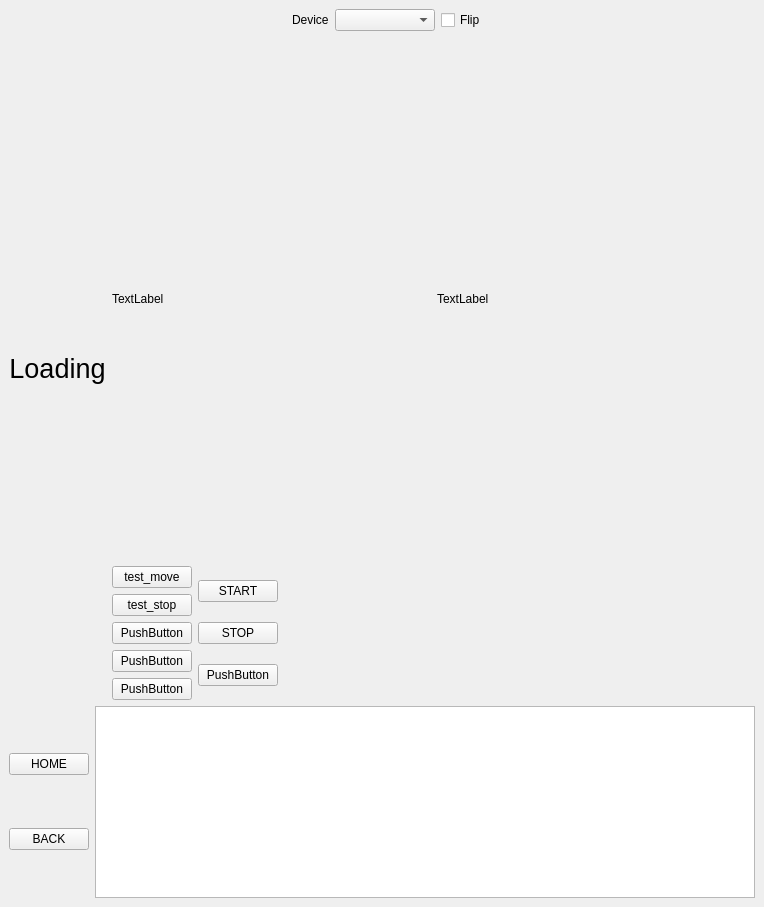
<?xml version="1.0" encoding="UTF-8"?>
<ui version="4.0">
 <class>MainWindow</class>
 <widget class="QMainWindow" name="MainWindow">
  <property name="geometry">
   <rect>
    <x>0</x>
    <y>0</y>
    <width>764</width>
    <height>907</height>
   </rect>
  </property>
  <property name="windowTitle">
   <string>MainWindow</string>
  </property>
  <widget class="QWidget" name="centralwidget">
   <layout class="QHBoxLayout" name="horizontalLayout_3">
    <item>
     <layout class="QVBoxLayout" name="verticalLayout" stretch="0,100,0">
      <property name="sizeConstraint">
       <enum>QLayout::SetFixedSize</enum>
      </property>
      <item>
       <layout class="QHBoxLayout" name="horizontalLayout_4" stretch="0,0,0,0,0,0">
        <item>
         <widget class="QLabel" name="label_fps">
          <property name="text">
           <string/>
          </property>
         </widget>
        </item>
        <item>
         <spacer name="horizontalSpacer_3">
          <property name="orientation">
           <enum>Qt::Horizontal</enum>
          </property>
          <property name="sizeHint" stdset="0">
           <size>
            <width>40</width>
            <height>20</height>
           </size>
          </property>
         </spacer>
        </item>
        <item>
         <widget class="QLabel" name="label_2">
          <property name="text">
           <string>Device</string>
          </property>
         </widget>
        </item>
        <item>
         <widget class="QComboBox" name="combo_device">
          <property name="minimumSize">
           <size>
            <width>100</width>
            <height>0</height>
           </size>
          </property>
         </widget>
        </item>
        <item>
         <widget class="QCheckBox" name="flip">
          <property name="text">
           <string>Flip</string>
          </property>
         </widget>
        </item>
        <item>
         <spacer name="horizontalSpacer_4">
          <property name="orientation">
           <enum>Qt::Horizontal</enum>
          </property>
          <property name="sizeHint" stdset="0">
           <size>
            <width>40</width>
            <height>20</height>
           </size>
          </property>
         </spacer>
        </item>
       </layout>
      </item>
      <item>
       <layout class="QHBoxLayout" name="horizontalLayout_2" stretch="0">
        <property name="sizeConstraint">
         <enum>QLayout::SetFixedSize</enum>
        </property>
        <property name="rightMargin">
         <number>0</number>
        </property>
        <item>
         <layout class="QHBoxLayout" name="horizontalLayout_7">
          <item>
           <widget class="QLabel" name="label">
            <property name="text">
             <string>&lt;html&gt;&lt;head/&gt;&lt;body&gt;&lt;p&gt;&lt;span style=&quot; font-size:20pt;&quot;&gt;Loading&lt;/span&gt;&lt;/p&gt;&lt;/body&gt;&lt;/html&gt;</string>
            </property>
            <property name="alignment">
             <set>Qt::AlignCenter</set>
            </property>
           </widget>
          </item>
          <item>
           <layout class="QVBoxLayout" name="verticalLayout_3">
            <item>
             <layout class="QHBoxLayout" name="horizontalLayout_11">
              <item>
               <widget class="QLabel" name="label_info2">
                <property name="text">
                 <string>TextLabel</string>
                </property>
               </widget>
              </item>
              <item>
               <widget class="QLabel" name="label_info1">
                <property name="text">
                 <string>TextLabel</string>
                </property>
               </widget>
              </item>
             </layout>
            </item>
            <item>
             <layout class="QHBoxLayout" name="horizontalLayout_10">
              <item>
               <layout class="QVBoxLayout" name="verticalLayout_13">
                <item>
                 <widget class="QPushButton" name="button_test_move">
                  <property name="text">
                   <string>test_move</string>
                  </property>
                 </widget>
                </item>
                <item>
                 <widget class="QPushButton" name="button_test_stop">
                  <property name="text">
                   <string>test_stop</string>
                  </property>
                 </widget>
                </item>
                <item>
                 <widget class="QPushButton" name="pushButton_3">
                  <property name="text">
                   <string>PushButton</string>
                  </property>
                 </widget>
                </item>
                <item>
                 <widget class="QPushButton" name="pushButton">
                  <property name="text">
                   <string>PushButton</string>
                  </property>
                 </widget>
                </item>
                <item>
                 <widget class="QPushButton" name="pushButton_2">
                  <property name="text">
                   <string>PushButton</string>
                  </property>
                 </widget>
                </item>
               </layout>
              </item>
              <item>
               <layout class="QVBoxLayout" name="verticalLayout_15">
                <item>
                 <widget class="QPushButton" name="button_start">
                  <property name="text">
                   <string>START</string>
                  </property>
                 </widget>
                </item>
                <item>
                 <widget class="QPushButton" name="button_stop">
                  <property name="text">
                   <string>STOP</string>
                  </property>
                 </widget>
                </item>
                <item>
                 <widget class="QPushButton" name="pushButton_6">
                  <property name="text">
                   <string>PushButton</string>
                  </property>
                 </widget>
                </item>
               </layout>
              </item>
              <item>
               <spacer name="horizontalSpacer_6">
                <property name="orientation">
                 <enum>Qt::Horizontal</enum>
                </property>
                <property name="sizeHint" stdset="0">
                 <size>
                  <width>40</width>
                  <height>20</height>
                 </size>
                </property>
               </spacer>
              </item>
             </layout>
            </item>
           </layout>
          </item>
         </layout>
        </item>
       </layout>
      </item>
      <item>
       <layout class="QHBoxLayout" name="horizontalLayout" stretch="0,0">
        <property name="spacing">
         <number>6</number>
        </property>
        <property name="sizeConstraint">
         <enum>QLayout::SetFixedSize</enum>
        </property>
        <item>
         <layout class="QVBoxLayout" name="verticalLayout_2">
          <item>
           <widget class="QPushButton" name="button_home">
            <property name="text">
             <string>HOME</string>
            </property>
           </widget>
          </item>
          <item>
           <widget class="QPushButton" name="button_back">
            <property name="text">
             <string>BACK</string>
            </property>
           </widget>
          </item>
         </layout>
        </item>
        <item>
         <widget class="QTextEdit" name="textEdit"/>
        </item>
       </layout>
      </item>
     </layout>
    </item>
   </layout>
  </widget>
 </widget>
 <resources/>
 <connections/>
</ui>
